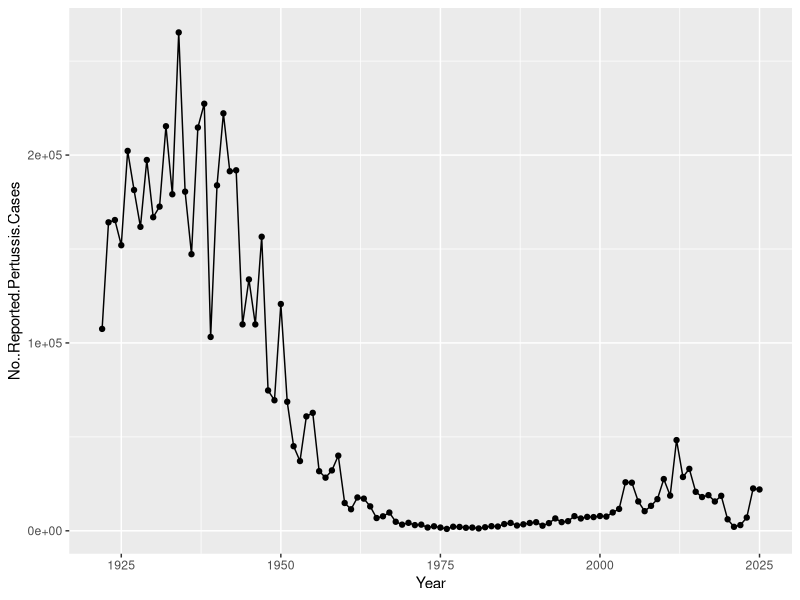
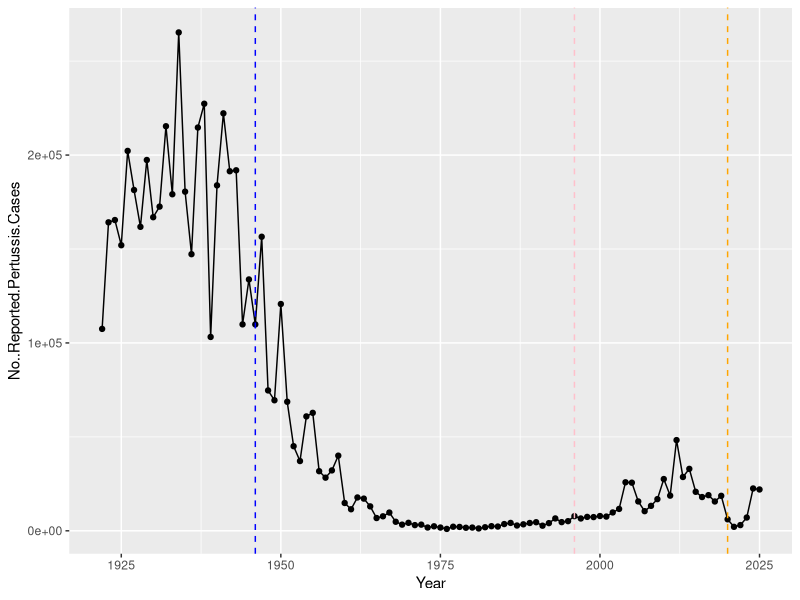

Recreate these plots in R, in order. (Note: this script raises an error after producing the figures.)
## ---- chunk 1
cdc <-  data.frame(
                                  Year = c(1922L,1923L,1924L,1925L,
                                           1926L,1927L,1928L,1929L,1930L,
                                           1931L,1932L,1933L,1934L,1935L,
                                           1936L,1937L,1938L,1939L,1940L,1941L,
                                           1942L,1943L,1944L,1945L,1946L,
                                           1947L,1948L,1949L,1950L,1951L,
                                           1952L,1953L,1954L,1955L,1956L,1957L,
                                           1958L,1959L,1960L,1961L,1962L,
                                           1963L,1964L,1965L,1966L,1967L,
                                           1968L,1969L,1970L,1971L,1972L,
                                           1973L,1974L,1975L,1976L,1977L,1978L,
                                           1979L,1980L,1981L,1982L,1983L,
                                           1984L,1985L,1986L,1987L,1988L,
                                           1989L,1990L,1991L,1992L,1993L,1994L,
                                           1995L,1996L,1997L,1998L,1999L,
                                           2000L,2001L,2002L,2003L,2004L,
                                           2005L,2006L,2007L,2008L,2009L,
                                           2010L,2011L,2012L,2013L,2014L,2015L,
                                           2016L,2017L,2018L,2019L,2020L,
                                           2021L,2022L,2023L,2024L,2025L),
          No..Reported.Pertussis.Cases = c(107473,164191,165418,
                                           152003,202210,181411,161799,197371,
                                           166914,172559,215343,179135,265269,
                                           180518,147237,214652,227319,
                                           103188,183866,222202,191383,191890,
                                           109873,133792,109860,156517,74715,
                                           69479,120718,68687,45030,37129,
                                           60886,62786,31732,28295,32148,
                                           40005,14809,11468,17749,17135,
                                           13005,6799,7717,9718,4810,3285,
                                           4249,3036,3287,1759,2402,1738,1010,
                                           2177,2063,1623,1730,1248,1895,
                                           2463,2276,3589,4195,2823,3450,
                                           4157,4570,2719,4083,6586,4617,
                                           5137,7796,6564,7405,7298,7867,
                                           7580,9771,11647,25827,25616,15632,
                                           10454,13278,16858,27550,18719,
                                           48277,28639,32971,20762,17972,
                                           18975,15609,18617,6124,2116,3044,
                                           7063,22538,21996)
        )
## ---- chunk 2
library(ggplot2)
ggplot(cdc,aes(Year, No..Reported.Pertussis.Cases))+
  geom_point()+
  geom_line()
## ---- chunk 3
library(ggplot2)
ggplot(cdc,aes(Year, No..Reported.Pertussis.Cases))+
  geom_point()+
  geom_line()+
  geom_vline(xintercept=1946, col="blue", lty=2)+
  geom_vline(xintercept=1996, col="pink", lty=2)+
  geom_vline(xintercept = 2020, col="orange", lty=2)
## ---- chunk 4
library(jsonlite)

subject <- read_json("http://cmi-pb.org/api/v5_1/subject",
                     simplifyVector = TRUE)
head(subject)
## ---- chunk 5
table (subject$infancy_vac)
## ---- chunk 6
table(subject$biological_sex)
## ---- chunk 7
table(subject$race, subject$biological_sex)
## ---- chunk 8
specimen <- read_json("http://cmi-pb.org/api/v5_1/specimen",
                      simplifyVector = TRUE)
ab_titer <- read_json("http://cmi-pb.org/api/v5_1/plasma_ab_titer",
                      simplifyVector = TRUE)

head(subject)
## ---- chunk 9
head(specimen)
## ---- chunk 10
head(ab_titer)
## ---- chunk 11
library(dplyr)
meta <- inner_join(subject, specimen) 
head(meta)
## ---- chunk 12
abdata <- inner_join(ab_titer, meta)
head(abdata)
## ---- chunk 13
table(abdata$isotype)
## ---- chunk 14
table(abdata$antigen)
## ---- chunk 15
igg <- abdata |> 
  filter (isotype == "IgG")

head (igg)
## ---- chunk 16
ggplot(igg)+
  aes(MFI_normalised, antigen)+
  geom_boxplot()+
  facet_wrap(~infancy_vac)
## ---- chunk 17
ggplot(igg)+
  aes(MFI_normalised, antigen, col=infancy_vac)+
  geom_boxplot()
## ---- chunk 18
ggplot(igg)+
  aes(MFI_normalised, antigen, col=infancy_vac)+
  geom_boxplot()+
  facet_wrap(~visit)
## ---- chunk 19
pt.igg.21 <- igg |> filter (antigen == "PT",
               dataset == "2021_dataset")
## ---- chunk 20
ggplot(pt.igg.21)+
  aes(planned_day_relative_to_boost, MFI_normalised,
      col = infancy_vac,
      group = subject_id)+
  geom_point()+
  geom_line()+
  geom_vline(xintercept = 14, col ="black", lty = 2)+
  geom_smooth(aes(group=infancy_vac),
              method = "loess",
              span = 1,
              se = FALSE,
              linewidth = 1.5
)
